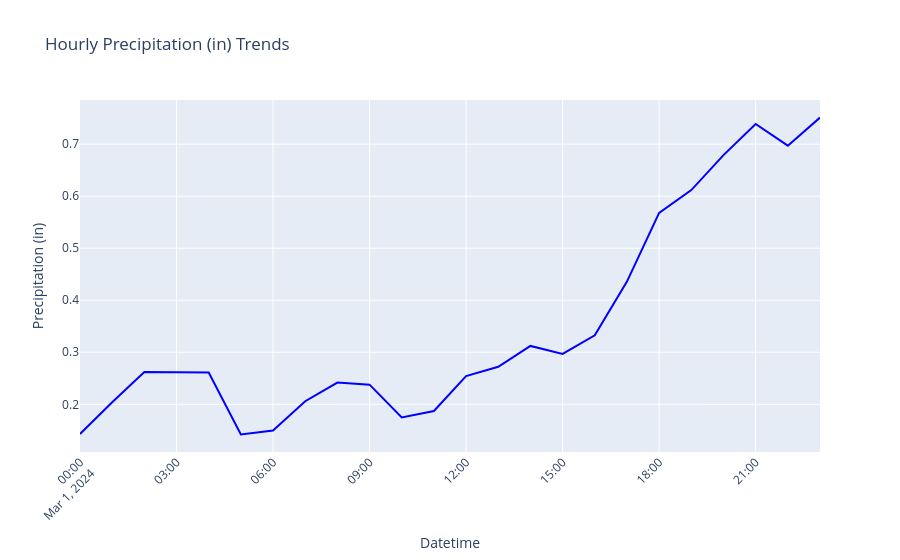

The code cell stored with this chart in its notebook:
### Code cell
# plotting the hourly trends for percipitation for the day
plot_hourly(df, 'Precipitation (in)')

### Figure 1 — Plotly figure (JSON) as saved in the notebook; plotly's stock layout.template omitted (floating-point values rounded to 4 significant figures)
{"data": [{"hovertemplate": "Datetime=%{x}<br>Precipitation (in)=%{y}<extra></extra>", "legendgroup": "", "line": {"color": "blue", "dash": "solid", "shape": "linear"}, "marker": {"symbol": "circle"}, "mode": "lines", "name": "", "orientation": "v", "showlegend": false, "type": "scatter", "x": ["2024-03-01T00:00:00", "2024-03-01T01:00:00", "2024-03-01T02:00:00", "2024-03-01T03:00:00", "2024-03-01T04:00:00", "2024-03-01T05:00:00", "2024-03-01T06:00:00", "2024-03-01T07:00:00", "2024-03-01T08:00:00", "2024-03-01T09:00:00", "2024-03-01T10:00:00", "2024-03-01T11:00:00", "2024-03-01T12:00:00", "2024-03-01T13:00:00", "2024-03-01T14:00:00", "2024-03-01T15:00:00", "2024-03-01T16:00:00", "2024-03-01T17:00:00", "2024-03-01T18:00:00", "2024-03-01T19:00:00", "2024-03-01T20:00:00", "2024-03-01T21:00:00", "2024-03-01T22:00:00", "2024-03-01T23:00:00"], "xaxis": "x", "y": [0.1429, 0.2039, 0.2622, 0.2622, 0.261, 0.1421, 0.1496, 0.2059, 0.2417, 0.2378, 0.1748, 0.187, 0.2543, 0.272, 0.3122, 0.2969, 0.3327, 0.4358, 0.5681, 0.6118, 0.6791, 0.739, 0.6972, 0.7512], "yaxis": "y"}], "layout": {"autosize": true, "legend": {"tracegroupgap": 0}, "title": {"text": "Hourly Precipitation (in) Trends"}, "xaxis": {"anchor": "y", "autorange": true, "domain": [0, 1], "range": ["2024-03-01", "2024-03-01 23:00"], "tickangle": -45, "title": {"text": "Datetime"}, "type": "date"}, "yaxis": {"anchor": "x", "autorange": true, "domain": [0, 1], "range": [0.1083, 0.785], "title": {"text": "Precipitation (in)"}, "type": "linear"}}}
